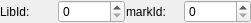
<?xml version="1.0" encoding="UTF-8"?>
<ui version="4.0">
 <class>ByyJunbiaoIdEditWidget</class>
 <widget class="QWidget" name="ByyJunbiaoIdEditWidget">
  <property name="geometry">
   <rect>
    <x>0</x>
    <y>0</y>
    <width>251</width>
    <height>22</height>
   </rect>
  </property>
  <property name="windowTitle">
   <string>ByyJunbiaoIdEditWidget</string>
  </property>
  <layout class="QHBoxLayout" name="horizontalLayout_3">
   <property name="spacing">
    <number>1</number>
   </property>
   <property name="margin">
    <number>0</number>
   </property>
   <item>
    <layout class="QHBoxLayout" name="horizontalLayout">
     <item>
      <widget class="QLabel" name="label">
       <property name="text">
        <string>LibId:</string>
       </property>
      </widget>
     </item>
     <item>
      <widget class="QSpinBox" name="spinBox">
       <property name="maximum">
        <number>999999999</number>
       </property>
      </widget>
     </item>
    </layout>
   </item>
   <item>
    <layout class="QHBoxLayout" name="horizontalLayout_2">
     <item>
      <widget class="QLabel" name="label_2">
       <property name="text">
        <string>markId:</string>
       </property>
      </widget>
     </item>
     <item>
      <widget class="QSpinBox" name="spinBox_2">
       <property name="maximum">
        <number>999999999</number>
       </property>
      </widget>
     </item>
    </layout>
   </item>
  </layout>
 </widget>
 <layoutdefault spacing="6" margin="11"/>
 <resources/>
 <connections/>
</ui>
